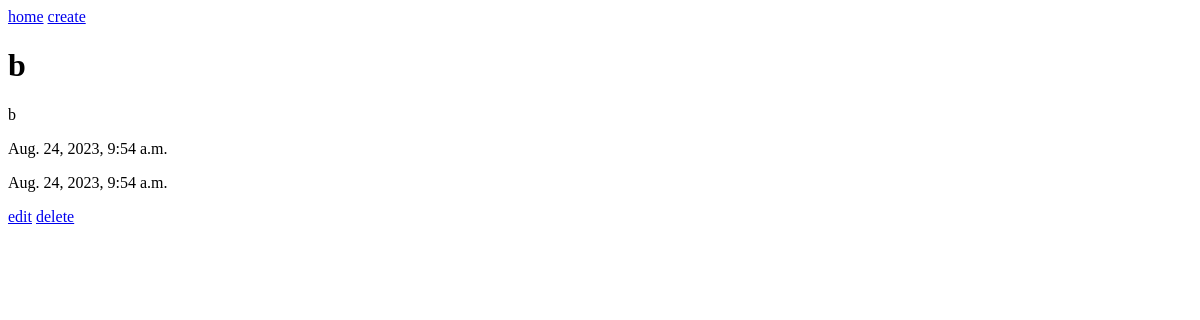
Page /articles/2/ on the earlier database version.
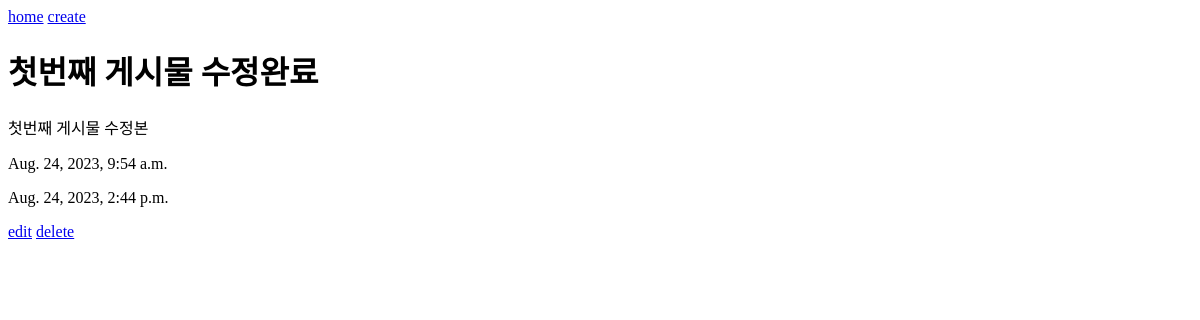
Same page on the later database version.
### articles/models.py (models this page shows)
class Article(models.Model):
    title = models.CharField(max_length=50)
    content = models.TextField()
    created_at = models.DateTimeField(auto_now_add = True )
    updated_at = models.DateTimeField(auto_now = True)

### articles/views.py (the view)
# urls.py: path('<int:id>/', views.detail, name='detail'),
def detail(request, id):
    article = Article.objects.get(id=id)
    context = {
        'article': article,
    }
    return render(request, 'detail.html', context)

### articles/templates/detail.html
{% extends 'base.html'%}
{% block body %}
<h1>{{article.title}}</h1>
<p>{{article.content}}</p>
<p>{{article.created_at}}</p>
<p>{{article.updated_at}}</p>
<a href="{% url 'articles:update' id=article.id %}">edit</a>
<a href="{% url 'articles:delete' id=article.id %}">delete</a>
{% endblock %}

### templates/base.html (shortened to what this page needs)
<!DOCTYPE html>
<html lang="en">
<head>
</head>
<body>
    <a href="{% url 'articles:index' %}">home</a>
    <a href="{% url 'articles:create' %}">create</a>
    {% block body %}
    {% endblock %}
</body>
</html>

Differences in the rows shown:
changed Article: title "b" → "첫번째 게시물 수정완료"; content "b" → "첫번째 게시물 수정본"; updated_at "Aug. 24, 2023, 9:54 a.m." → "Aug. 24, 2023, 2:44 p.m."
